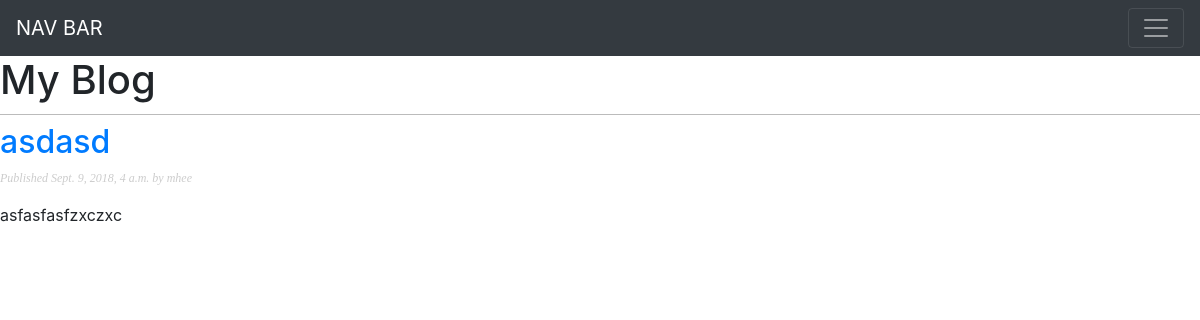
/blog/, run on an earlier commit of the app's database.
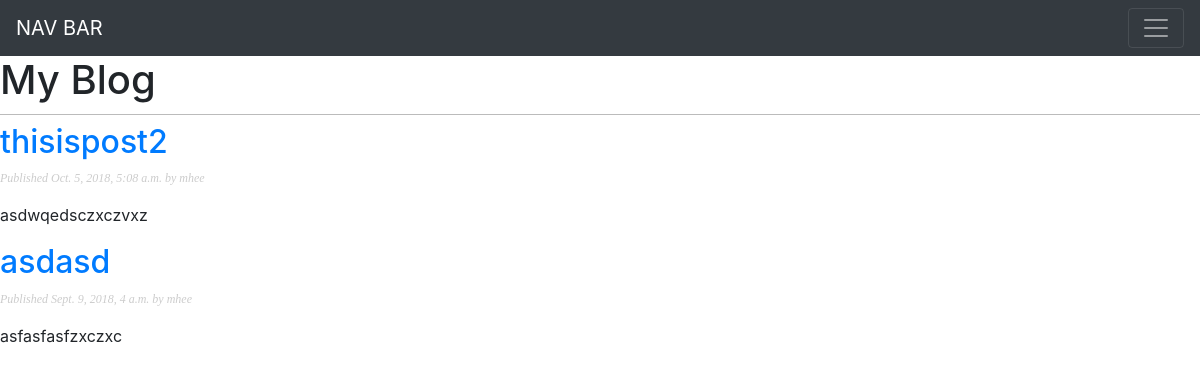
And on a later commit of the database.
### blog/models.py (models this page shows, shortened)
class Post(models.Model):
    STATUS_CHOICES = (('draft', 'Draft'),('published', 'Published'),)
    title = models.CharField(max_length=250)
    slug = models.SlugField(max_length=250,unique_for_date='publish')
    author = models.ForeignKey(User,on_delete=models.CASCADE,related_name='blog_posts')
    body = models.TextField()
    publish = models.DateTimeField(default=timezone.now)
    created = models.DateTimeField(auto_now_add=True)
    updated = models.DateTimeField(auto_now=True)
    status = models.CharField(max_length=10,choices=STATUS_CHOICES,default='draft')
    objects = models.Manager() # The default manager.
    published = PublishedManager() # Our custom manager.
    def get_absolute_url(self):
        return reverse('blog:post_detail',
        args=[self.publish.year,
        self.publish.month,
        self.publish.day,
        self.slug])
    class Meta:
        ordering = ('-publish',)

### blog/views.py (the view)
def post_list(request):
    posts = Post.published.all()
    return render(request,'blog/post/list.html',{'posts': posts})

### blog/models.py (called while the page is built)
    def get_queryset(self):
        return super(PublishedManager,self).get_queryset().filter(status='published')

### templates/blog/post/list.html (shortened to what this page needs)
{% extends "base.html" %}
{% block content %}
<h1>My Blog</h1>
{% for post in posts %}
<h2>
  <a href="{{ post.get_absolute_url }}">
    {{ post.title }}
  </a>
</h2>
<p class="date">
  Published {{ post.publish }} by {{ post.author }}
</p>
{{ post.body|truncatewords:30|linebreaks }}
{% endfor %}
{% endblock %}

### templates/base.html (shortened to what this page needs)
{% load static %}
<!DOCTYPE html>
<html>
<head>
  <link href="{% static "css/blog.css" %}" rel="stylesheet">
</head>
<link href="//maxcdn.bootstrapcdn.com/bootstrap/4.1.1/css/bootstrap.min.css" rel="stylesheet" id="bootstrap-css">
<body>
  <nav class="navbar navbar-dark bg-dark">
        <a class="navbar-brand" href="/blog">NAV BAR </a>
        <button class="navbar-toggler" type="button" data-toggle="collapse" data-target="#navbarsExample01" aria-controls="navbarsExample01" aria-expanded="false" aria-label="Toggle navigation">
          <span class="navbar-toggler-icon"></span>
        </button>
      </nav>
    {% block content %}
    {% endblock %}
</body>
</html>

### static/css/blog.css (style rules this page uses)
body { margin:0; padding:0; font-family:helvetica, sans-serif; }
a { color:#00abff; text-decoration:none; }
h1 { font-weight:normal; border-bottom:1px solid #bbb; padding:0 0 10px 0; }
h2 { font-weight:normal; margin:30px 0 0; }
p.date { color:#ccc; font-family: georgia, serif; font-size: 12px; font-style: italic; }

What changed in the data, as far as the page shows it:
added Post: title "thisispost2", publish "Oct. 5, 2018, 5:08 a.m.", author "mhee", body "asdwqedsczxczvxz"
